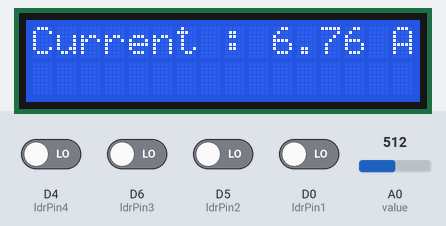
This sketch was run on a simulated ESP8266 (NodeMCU). Shown: 16×2 character LCD. Inputs (shaded band) come from the test bench; at power-on: D0 (ldrPin1), D4 (ldrPin4), D5 (ldrPin2), D6 (ldrPin3) LOW, A0 (value) = 512. WiFi joins after 1.5 s; servers stay silent unless stated; uploads are accepted with an empty reply; what the sketch prints to the serial monitor is not drawn.

Above: at 3.3 s.
3.4 s: A0 (value) set to 716
At 7.6 s:
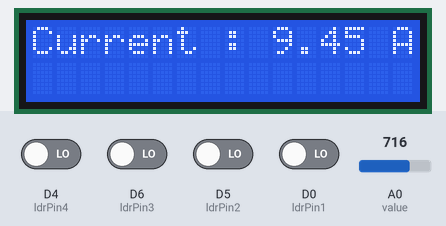
14.0 s: A0 (value) set to 900
At 18.1 s:
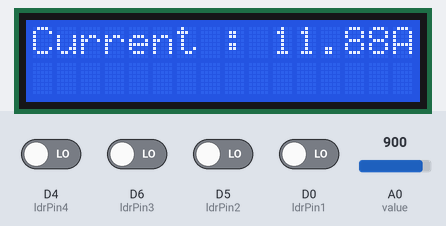
24.5 s: A0 (value) set to 1023
At 28.7 s:
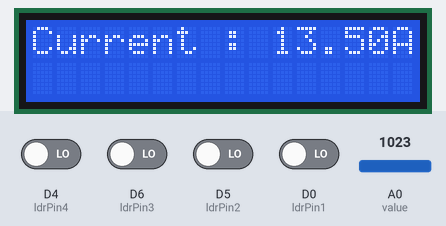
Timing chart, 0 to 30.2 s (numbered marks = the images above; inputs shaded):
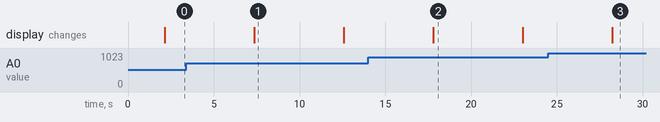

The sketch:

nodemcu.ino
```cpp
#include <ESP8266WiFi.h>
#include <ESP8266HTTPClient.h>
#include <WiFiClient.h>
#include <Wire.h>
#include <LiquidCrystal_I2C.h>
LiquidCrystal_I2C lcd(0x3F, 16, 2);

const char* ssid = "Redmi Note 9 Pro";
const char* password = "MIHAWK123";

const char* serverAddress = "http://192.168.254.20:8080/api/data/update";

#define value A0
const int ldrPin1 = D0;
const int ldrPin2 = D5;
const int ldrPin3 = D6;
const int ldrPin4 = D4;

int sendToDb[4];

void setup() {
  Serial.begin(9600);
  WiFi.begin(ssid, password);

  lcd.begin(16, 2);
  lcd.init();
  lcd.backlight();
  lcd.clear();
  pinMode(value, INPUT);
  pinMode(ldrPin1, INPUT);
  pinMode(ldrPin2, INPUT);
  pinMode(ldrPin3, INPUT);
  pinMode(ldrPin4, INPUT);

  delay(1000);
  while (WiFi.status() != WL_CONNECTED) {
    delay(1000);
    Serial.println("Connecting to WiFi...");
  }
}

void loop() {

  int ldrStatus1 = digitalRead(ldrPin1);
  int ldrStatus2 = digitalRead(ldrPin2);
  int ldrStatus3 = digitalRead(ldrPin3);
  int ldrStatus4 = digitalRead(ldrPin4);

  if (WiFi.status() == WL_CONNECTED) {
    WiFiClient wifiClient;
    HTTPClient http;
    http.begin(wifiClient, serverAddress);
    Serial.println("WiFi Connected...");
    float voltage = analogRead(A0) * (3.3 / 25.0);
    lcd.setCursor(0, 0);
    lcd.print("Current :");
    lcd.setCursor(10, 0);
    lcd.print(voltage / 10.0);
    lcd.setCursor(15, 0
    );
    lcd.print("A");

    memset(sendToDb, 0, sizeof(sendToDb));

    if (ldrStatus1 == 1) sendToDb[0] = 1;
    if (ldrStatus2 == 1) sendToDb[1] = 2;
    if (ldrStatus3 == 1) sendToDb[2] = 3;
    if (ldrStatus4 == 1) sendToDb[3] = 4;

    String jsonData = "{\"ldrStatus1\": " + String(sendToDb[0]) +
                      ", \"ldrStatus2\": " + String(sendToDb[1]) +
                      ", \"ldrStatus3\": " + String(sendToDb[2]) +
                      ", \"ldrStatus4\": " + String(sendToDb[3]) + "}";

    http.addHeader("Content-Type", "application/json");
    int httpResponseCode = http.PATCH(jsonData);

    if (httpResponseCode > 0) {
      Serial.print("HTTP Response code: ");
      Serial.println(httpResponseCode);
      String response = http.getString();
      Serial.println(response);
    }

    http.end();
  }
  delay(5000);
  lcd.clear();
}
```

Measured:
- after the input at 3.4 s, the display: first differs from a run without the input after 4.0 s (image 1)
- after the input at 14.0 s, the display: first differs from a run without the input after 3.8 s (image 2)
- after the input at 24.5 s, the display: first differs from a run without the input after 3.7 s (image 3)
- what the display in image 1 shows lasts 5.2 s, from 7.4 s to 12.6 s
